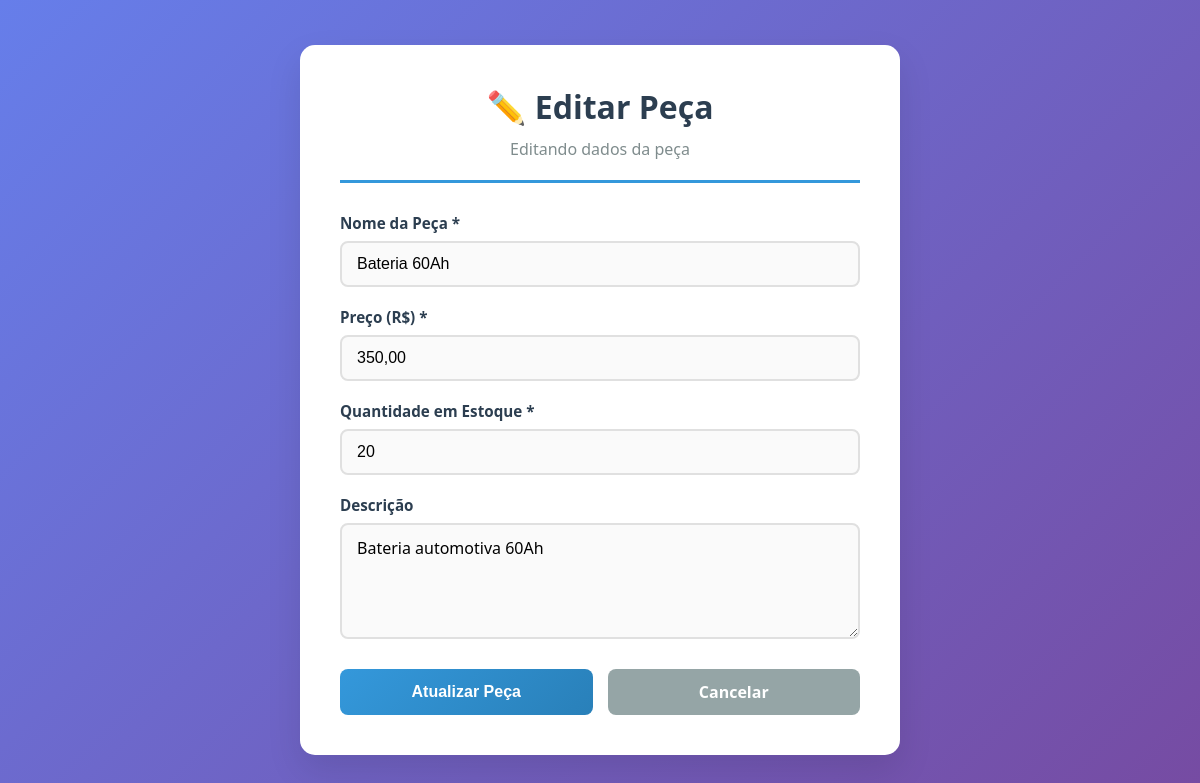
Page /pecas/editar.php?id=3 on the committed database.
### tables this page shows
CREATE TABLE PECAS (
    ID_PECA INT AUTO_INCREMENT PRIMARY KEY,
    NOME_PECA VARCHAR(100) NOT NULL,
    PRECO DECIMAL(10,2) NOT NULL,
    QUANTIDADE INT,
    DESCRICAO_PECA TEXT,
    FABRICANTE VARCHAR(100)
);

### pecas/editar.php (the view, shortened to what this page needs)
<?php
require_once '../conexao.php';
$id_peca = $_GET['id'];
$sql = "SELECT * FROM PECAS WHERE ID_PECA = ?";
$stmt = $pdo->prepare($sql);
$stmt->execute([$id_peca]);
$peca = $stmt->fetch(PDO::FETCH_ASSOC);
?>
<!DOCTYPE html>
<html lang="pt-br">
<head>
    <link rel="stylesheet" href="formulario.css">
</head>
<body>
    <div class="container">
        <div class="form-wrapper">
            <div class="header">
                <h1>✏️ Editar Peça</h1>
                <p>Editando dados da peça</p>
            </div>
            <form method="POST" class="form-cadastro">
                <div class="form-group">
                    <label for="nome_peca">Nome da Peça *</label>
                    <input type="text" id="nome_peca" name="nome_peca" value="<?= htmlspecialchars($peca['NOME_PECA']) ?>" maxlength="100" required>
                </div>
                <div class="form-group">
                    <label for="preco">Preço (R$) *</label>
                    <input type="text" id="preco" name="preco" value="<?= number_format($peca['PRECO'], 2, ',', '.') ?>" required>
                </div>
                <div class="form-group">
                    <label for="quantidade">Quantidade em Estoque *</label>
                    <input type="number" id="quantidade" name="quantidade" value="<?= $peca['QUANTIDADE'] ?>" min="0" required>
                </div>
                <div class="form-group">
                    <label for="descricao_peca">Descrição</label>
                    <textarea id="descricao_peca" name="descricao_peca" rows="4" maxlength="500"><?= htmlspecialchars($peca['DESCRICAO_PECA']) ?></textarea>
                </div>
                <div class="form-actions">
                    <button type="submit" class="btn btn-primary">Atualizar Peça</button>
                    <a href="listar.php" class="btn btn-secondary">Cancelar</a>
                </div>
            </form>
        </div>
    </div>
</body>
</html>

### pecas/formulario.css (style rules this page uses)
* { margin: 0; padding: 0; box-sizing: border-box; }
body { font-family: 'Segoe UI', Tahoma, Geneva, Verdana, sans-serif; background: linear-gradient(135deg, #667eea 0%, #764ba2 100%); min-height: 100vh; padding: 20px; display: flex; justify-content: center; align-items: center; }
.container { width: 100%; max-width: 600px; }
.form-wrapper { background: white; border-radius: 15px; box-shadow: 0 15px 35px rgba(0,0,0,0.1); padding: 40px; transition: transform 0.3s ease; }
.header { text-align: center; margin-bottom: 30px; border-bottom: 3px solid #3498db; padding-bottom: 20px; }
.header h1 { color: #2c3e50; font-size: 2em; margin-bottom: 10px; }
.header p { color: #7f8c8d; font-size: 1em; }
.form-cadastro { display: flex; flex-direction: column; gap: 20px; }
.form-group { display: flex; flex-direction: column; }
.form-group label { color: #2c3e50; font-weight: 600; margin-bottom: 8px; font-size: 0.95em; }
.form-group input, .form-group textarea { padding: 12px 15px; border: 2px solid #e0e0e0; border-radius: 8px; font-size: 1em; transition: all 0.3s ease; background: #fafafa; }
.form-group textarea { resize: vertical; min-height: 80px; font-family: inherit; }
.form-actions { display: flex; gap: 15px; margin-top: 10px; }
.btn { padding: 12px 25px; border: none; border-radius: 8px; font-size: 1em; font-weight: 600; text-decoration: none; text-align: center; cursor: pointer; transition: all 0.3s ease; flex: 1; }
.btn-primary { background: linear-gradient(135deg, #3498db, #2980b9); color: white; }
.btn-secondary { background: #95a5a6; color: white; }
.form-group input[type="number"] { padding: 12px 15px; border: 2px solid #e0e0e0; border-radius: 8px; font-size: 1em; transition: all 0.3s ease; background: #fafafa; }

### rows in the picture
pecas: nome_peca "Bateria 60Ah", preco "350,00", quantidade "20", descricao_peca "Bateria automotiva 60Ah"
